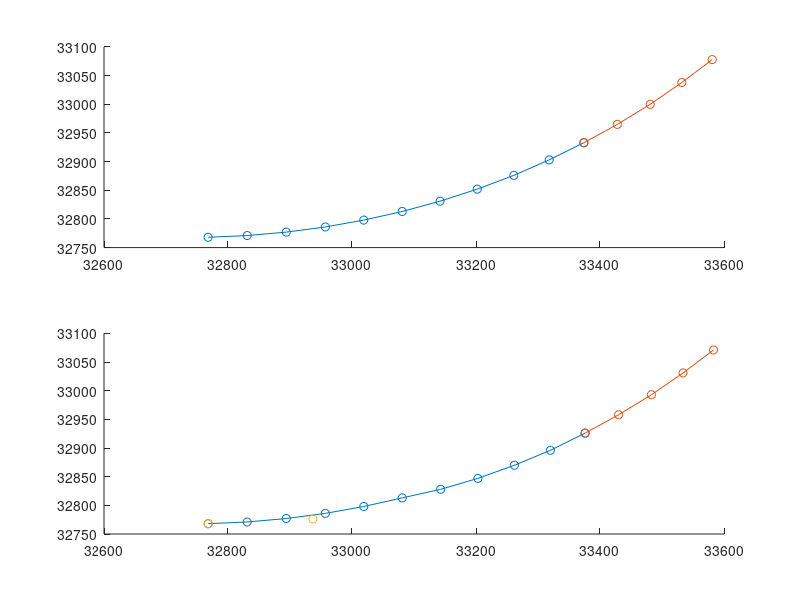

The MATLAB script that drew this image:
pxa0 = [32768, 32831, 32894, 32957, 33019, 33081, 33142, 33202, 33261, 33318, 33374];
pya0 = [32768, 32771, 32777, 32786, 32798, 32813, 32831, 32852, 32876, 32903, 32933];
pxa1 = [33374, 33428, 33481, 33532, 33581];
pya1 = [32933, 32965, 33000, 33038, 33078];

pxb0 = [32768, 32831, 32894, 32957, 33019, 33081, 33143, 33203, 33262, 33320, 33376];
pyb0 = [32768, 32771, 32777, 32786, 32798, 32813, 32828, 32847, 32870, 32896, 32926];
pxb1 = [33376, 33430, 33483, 33534, 33583];
pyb1 = [32926, 32958, 32993, 33031, 33071];


subplot(211);
hold off
scatter(pxa0, pya0);
hold on
scatter(pxa1, pya1);
plot(pxa0, pya0);
plot(pxa1, pya1);
subplot(212);
hold off
scatter(pxb0, pyb0);
hold on
scatter(pxb1, pyb1);
plot(pxb0, pyb0);
plot(pxb1, pyb1);
scatter([32768, 32937], [32768, 32776]);
